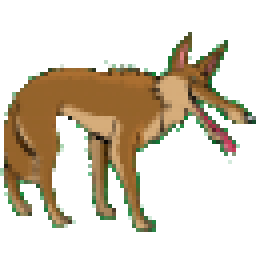
#> input picture game/resources/wolf.png, 64 x 64 px (shown 4 times larger)
$ python img_resize.py wolf.png   (Python 2 division)
#> lines starting #> are read from the running program, lines starting #| are printed output that depends on the picture
import Image
import sys

if len(sys.argv) != 2:
    print 'Enter file name'

file_name = sys.argv[1]

img = Image.open(file_name)
#> img is the input picture: PIL image 64x64 RGBA; mean R, G, B, A 47.7, 38.3, 21, 87

new_file_name = file_name[:file_name.find('.')]

sizes = [64, 48, 32]
images = []

for size in sizes:
    new_img = img.resize((size,size))
    new_img.save(new_file_name + "__%d" % size + ".png")
#> this loop made 3 passes
#> pass 2, `new_img = img.resize((size,size))`:
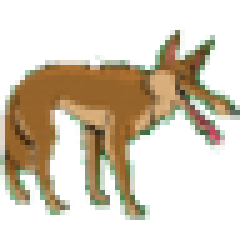
#> new_img: PIL image 48x48 RGBA (shown 5 times larger); mean R, G, B, A 52.3, 47.3, 25.6, 86.9; transparent parts drawn white
#> pass 3, `new_img = img.resize((size,size))`:
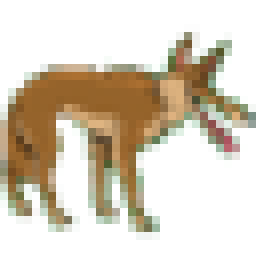
#> new_img: PIL image 32x32 RGBA (shown 8 times larger); mean R, G, B, A 56.1, 53.1, 28.1, 87; transparent parts drawn white
